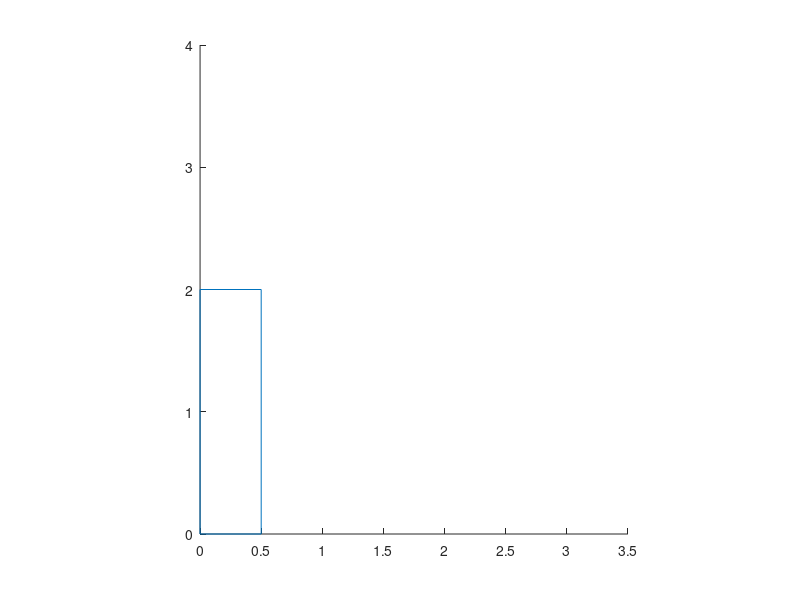
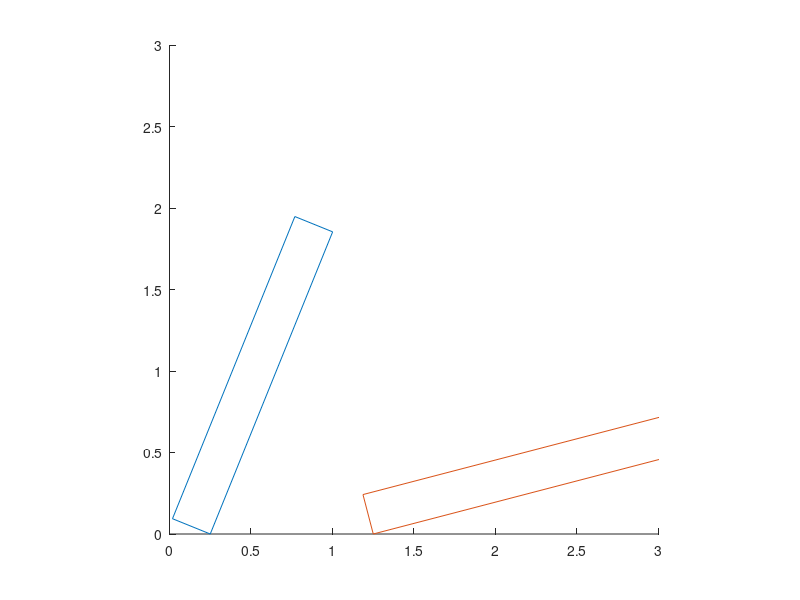

Here is the MATLAB script that generated these plots, in order:
clear
close all
clc

hieght = 2;
width = .5;
spacing = 1;
maxdominoes = 1;

mass = .3/16;
mu_static = .6;
mu_kinetic = .3;
gravity = 32.2;

increment = -.1;

collision = acosd((spacing-width)/hieght);

collision1 = acosd((spacing-width)/hieght);
collision2 = collision1 - asind(spacing*sind(collision1)/hieght);
chanesratio = collision1/collision2;

figure('units','normalized','outerposition',[0 0 1 1])
hold on
h = plot([0  width width  0  0], [0  0  hieght  hieght  0]);
axis([0  width+spacing*(maxdominoes+hieght) 0 hieght*2])
axis equal
clear
close all
clc

hieght = 2;
width = .25;
spacing = 1;

decreasingconstant = 1.5;

collision1 = acosd((spacing-width)/hieght);
collision2 = collision1 - asind(spacing*sind(collision1)/hieght);
chanesratio = collision1/collision2;
figure('units','normalized','outerposition',[0 0 1 1])
hold on
h = plot([0  width width  0  0], [0  0  hieght  hieght  0]);
i = plot([spacing*1  width+spacing*1 width+spacing*1  spacing*1  spacing*1], [0  0  hieght  hieght  0]);
% j = plot([spacing*2  width+spacing*2 width+spacing*2  spacing*2  spacing*2], [0  0  hieght  hieght  0]);


axis([0  3  0  3])

axis equal


maxdominoes = 10;
increment = -.15;
startingincrement = increment;

theta1now = 90;
theta2previous = 90;
theta2now = 90;
% theta3previous = 90;
% theta3now = 90;


while theta1now >= asind(width/spacing)
 
    % Only domino 1 is moving
    if theta1now >= 0 && theta1now >= collision1
        rotate(h, [0 0 1], increment,[width,0,0])       
    end    
    % Only domino 1 and 2 are moving
    if theta1now <= collision1
        theta2previous =     theta1now               + asind((spacing-width/sind(theta2previous))*sind(theta1now)/sqrt(hieght^2 + (spacing-width/sind(theta2previous))^2 -2*hieght*(spacing-width/sind(theta2previous))*cosd(theta1now)));
        theta2now = (theta1now+increment)  + asind((spacing-width/sind(theta2now))*sind((theta1now+increment))/sqrt(hieght^2 + (spacing-width/sind(theta2now))^2 -2*hieght*(spacing-width/sind(theta2now))*cosd((theta1now+increment))));
        theta2delta = theta2now - theta2previous;
        rotate(i, [0 0 1], theta2delta,[width+spacing*1,0,0])
    end
        
%     if theta2previous <= collision1
%         theta3previous =     theta2previous               + asind((spacing-width/sind(theta3previous))*sind(theta2previous)/sqrt(hieght^2 + (spacing-width/sind(theta3previous))^2 -2*hieght*(spacing-width/sind(theta3previous))*cosd(theta2previous)));
%         theta3now = (theta2previous+theta2delta)  + asind((spacing-width/sind(theta3now))*sind((theta2previous+theta2delta))/sqrt(hieght^2 + (spacing-width/sind(theta3now))^2 -2*hieght*(spacing-width/sind(theta3now))*cosd((theta2previous+theta2delta))));
%         theta3delta = theta3now - theta3previous;
%         rotate(j, [0 0 1], theta3delta  ,[width+spacing*2,0,0])
%     end
    
    theta1now = theta1now+increment;
    
    drawnow
end